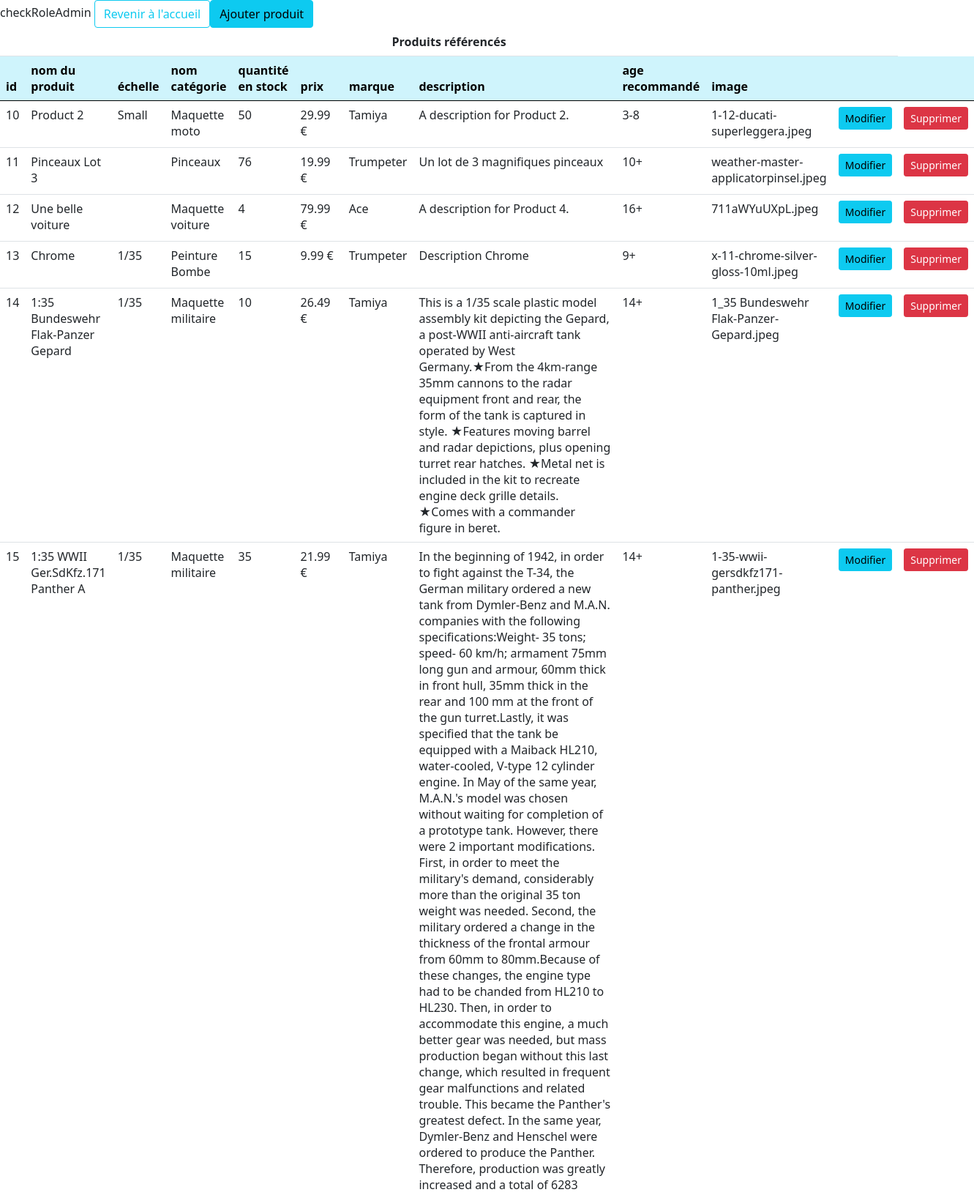
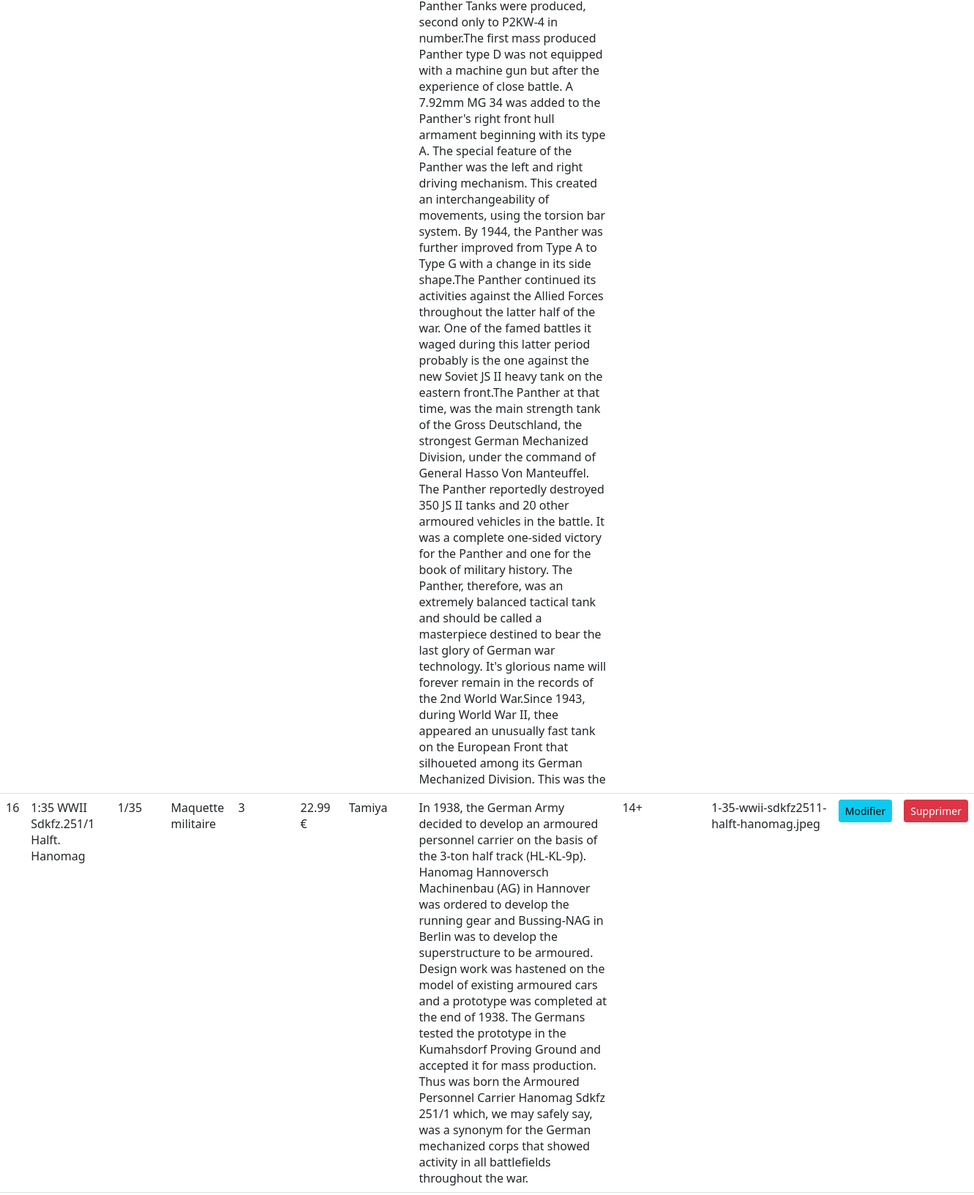
/pages/pages_admin/produits_admin.php (signed in, upper part), run on the app's committed database (2 pictures, top to bottom).
### tables this page shows
CREATE TABLE `produits` (
  `id_produit` int(11) NOT NULL,
  `nom_produit` varchar(255) NOT NULL,
  `echelle` varchar(10) DEFAULT NULL,
  `id_categorie` int(11) NOT NULL,
  `quantite` int(11) NOT NULL,
  `prix` decimal(8,2) NOT NULL,
  `id_marque` int(11) NOT NULL,
  `description` text NOT NULL,
  `age_recommande` varchar(4) NOT NULL,
  `reference_image` varchar(255) DEFAULT NULL
);

CREATE TABLE `categories` (
  `id_categorie` int(11) NOT NULL,
  `nom_categorie` varchar(30) NOT NULL,
  `image_categorie` varchar(255) DEFAULT NULL
);

CREATE TABLE `marques` (
  `id_marque` int(11) NOT NULL,
  `nom_marque` varchar(50) NOT NULL,
  `id_pays` int(11) NOT NULL
);

### pages/pages_admin/produits_admin.php (the view, shortened to what this page needs)
<?php
require_once(__DIR__ . '/../../Connexion/functions.php');
    $sql = "SELECT p.id_produit as id, p.nom_produit as nom, p.echelle, c.nom_categorie as categorie, p.quantite, p.prix, m.nom_marque as marque,
    p.description, p.age_recommande, p.reference_image
    FROM produits as p INNER JOIN categories as c ON p.id_categorie = c.id_categorie
    INNER JOIN marques as m ON p.id_marque = m.id_marque";
    $stmt = $mysqlClient->prepare($sql);
    $stmt->execute();
    $query_result = $stmt->fetchAll(PDO::FETCH_ASSOC);
?>
<!DOCTYPE html>
<html lang="fr">
<head>
    <link href="../css/styles/bootstrap.min.css" rel="stylesheet" type="text/css">
    <link href="../css/styles/geo.css" rel="stylesheet" type="text/css">
</head>
<body>
    <table class="table">
                <thead>
                    <tr>
                        <th class="text-center" colspan="11">Produits référencés</th>
                        <a href="./index_admin.php" class="btn btn-outline-info">Revenir à l'accueil</a>
                        <?php if ($_SESSION['role'] != 3) :?>
                        <a href="./creer_produit.php" class="btn btn-info">Ajouter produit</a>
                        <?php endif; ?>
                    </tr>
                    <tr class="table-info">
                        <th>id</th>
                        <th>nom du produit</th>
                        <th>échelle</th>
                        <th>nom catégorie</th>
                        <th>quantité en stock</th>
                        <th>prix</th>
                        <th>marque</th>
                        <th>description</th>
                        <th>age recommandé</th>
                        <th>image</th>
                        <th></th>
                        <th></th>
                    </tr>
                </thead>
                <tbody>
                    <?php foreach ($query_result as $produit): ?>
                        <tr>
                            <td><?= $produit["id"] ?></td>
                            <td><?= $produit["nom"] ?></td>
                            <td><?php if (is_null($produit["echelle"])) echo "-";
                            else echo $produit["echelle"] ?>
                            </td>
                            <td><?= $produit["categorie"] ?></td>
                            <td><?= $produit["quantite"] ?></td>
                            <td><?= $produit["prix"]." €" ?></td>
                            <td><?= $produit["marque"] ?></td>
                            <td><?= $produit["description"] ?></td>
                            <td><?= $produit["age_recommande"] ?></td>
                            <td><?= $produit["reference_image"] ?></td>
                            <?php echo defineEmployeeActions($_SESSION, $produit); ?>
                        </tr>
                    <?php endforeach?>
                </tbody>
    </table>
</body>
</html>

### Connexion/functions.php (shortened to what this page needs)
<?php
function defineEmployeeActions($session, $produit){
    $modify_button = "<td>
    <form action=\"./modifier_produit.php\" method=\"get\">
        <input type=\"hidden\" name=\"id_produit\" value=\"".$produit["id"]."\">
        <button type=\"submit\" class=\"btn btn-sm btn-info\">Modifier</a>
    </form>
</td>";
    $delete_button = "<td>
    <form action=\"./supprimer_produit.php\" method=\"get\">
        <input type=\"hidden\" name=\"id_produit\" value=\"".$produit["id"]."\">
        <input type=\"hidden\" name=\"nom\" value=\"".$produit["nom"]."\">
        <button type=\"submit\" class=\"btn btn-sm btn-danger\">Supprimer</a>
    </form>
</td>";
    if ($session['role']==1) return $modify_button . $delete_button;
    else if ($session['role']==2) return $modify_button;
    else return "<td></td><td></td>";
}

### data on the page
produits: id_produit "10", nom_produit "Product 2", echelle "Small", id_categorie.nom_categorie "Maquette moto", quantite "50", prix "29.99", id_marque.nom_marque "Tamiya", description "A description for Product 2.", age_recommande "3-8", reference_image "1-12-ducati-superleggera.jpeg"
produits: id_produit "11", nom_produit "Pinceaux Lot 3", id_categorie.nom_categorie "Pinceaux", quantite "76", prix "19.99", id_marque.nom_marque "Trumpeter", description "Un lot de 3 magnifiques pinceaux", age_recommande "10+", reference_image "weather-master-applicatorpinsel.jpeg"
produits: id_produit "12", nom_produit "Une belle voiture", id_categorie.nom_categorie "Maquette voiture", quantite "4", prix "79.99", id_marque.nom_marque "Ace", description "A description for Product 4.", age_recommande "16+", reference_image "711aWYuUXpL.jpeg"
produits: id_produit "13", nom_produit "Chrome", echelle "1/35", id_categorie.nom_categorie "Peinture Bombe", quantite "15", prix "9.99", id_marque.nom_marque "Trumpeter", description "Description Chrome", age_recommande "9+", reference_image "x-11-chrome-silver-gloss-10ml.jpeg"
produits: id_produit "14", nom_produit "1:35 Bundeswehr Flak-Panzer Gepard", echelle "1/35", id_categorie.nom_categorie "Maquette militaire", quantite "10", prix "26.49", id_marque.nom_marque "Tamiya", description "This is a 1/35 scale plastic model assembly kit depicting the Gepard, a post-WWII anti-aircraft tank operated by West Germany.★From the 4km-range 35mm cannons to the radar equipment front and rear, the form of the tank is captured in style. ★Features moving barrel and radar depictions, plus opening turret rear hatches. ★Metal net is included in the kit to recreate engine deck grille details. ★Comes with a commander figure in beret.", age_recommande "14+", reference_image "1_35 Bundeswehr Flak-Panzer-Gepard.jpeg"
produits: id_produit "15", nom_produit "1:35 WWII Ger.SdKfz.171 Panther A", echelle "1/35", id_categorie.nom_categorie "Maquette militaire", quantite "35", prix "21.99", id_marque.nom_marque "Tamiya", description "In the beginning of 1942, in order to fight against the T-34, the German military ordered a new tank from Dymler-Benz and M.A.N. companies with the following specifications:Weight- 35 tons; speed- 60 km/h; armament 75mm long gun and armour, 60mm thick in front hull, 35mm thick in the rear and 100 mm at the front of the gun turret.Lastly, it was specified that the tank be equipped with a Maiback HL210, water-cooled, V-type 12 cylinder engine. In May of the same year, M.A.N.'s model was chosen without waiting for completion of a prototype tank. However, there were 2 important modifications. First, in order to meet the military's demand, considerably more than the original 35 ton weight was…", age_recommande "14+", reference_image "1-35-wwii-gersdkfz171-panther.jpeg"
produits: id_produit "16", nom_produit "1:35 WWII Sdkfz.251/1 Halft. Hanomag", echelle "1/35", id_categorie.nom_categorie "Maquette militaire", quantite "3", prix "22.99", id_marque.nom_marque "Tamiya", description "In 1938, the German Army decided to develop an armoured personnel carrier on the basis of the 3-ton half track (HL-KL-9p). Hanomag Hannoversch Machinenbau (AG) in Hannover was ordered to develop the running gear and Bussing-NAG in Berlin was to develop the superstructure to be armoured. Design work was hastened on the model of existing armoured cars and a prototype was completed at the end of 1938. The Germans tested the prototype in the Kumahsdorf Proving Ground and accepted it for mass production. Thus was born the Armoured Personnel Carrier Hanomag Sdkfz 251/1 which, we may safely say, was a synonym for the German mechanized corps that showed activity in all battlefields throughout the…", age_recommande "14+", reference_image "1-35-wwii-sdkfz2511-halft-hanomag.jpeg"
